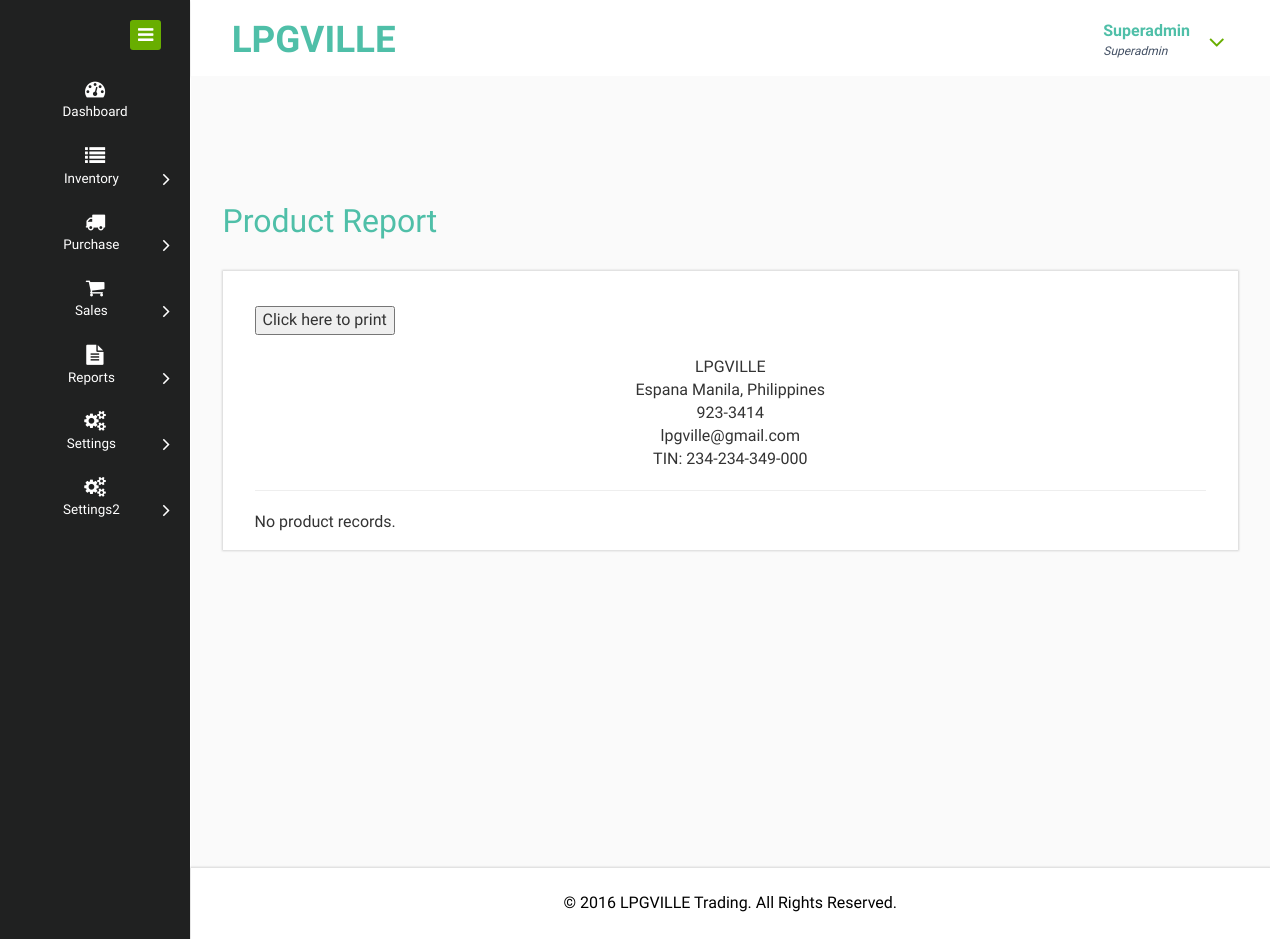
Screenshot of /admin/product_report.php (signed in) with the database file from the repository.
### tables this page shows
CREATE TABLE `user` (
  `UserID` varchar(20) NOT NULL,
  `Username` varchar(50) NOT NULL,
  `Password` varchar(15) NOT NULL,
  `Role` varchar(15) NOT NULL,
  `UserStatus` varchar(10) NOT NULL,
  `DateAdded` date NOT NULL,
  `UserDelete` int(5) NOT NULL
);

CREATE TABLE `user_info` (
  `UserID` varchar(20) NOT NULL,
  `Fullname` varchar(100) NOT NULL,
  `Contact` varchar(50) NOT NULL,
  `Email` varchar(150) NOT NULL,
  `Address` varchar(150) NOT NULL
);

CREATE TABLE `business_profile` (
  `ID` int(5) NOT NULL,
  `BusinessName` varchar(100) NOT NULL,
  `BusinessAddress` varchar(100) NOT NULL,
  `BusinessContact` varchar(30) NOT NULL,
  `BusinessEmail` varchar(50) NOT NULL,
  `BusinessOwner` varchar(70) NOT NULL,
  `TIN` varchar(50) NOT NULL,
  `ORNumber` varchar(50) NOT NULL
);

CREATE TABLE `cms` (
  `ID` int(11) NOT NULL,
  `footer` varchar(200) NOT NULL,
  `about` text NOT NULL,
  `contact_text` varchar(255) NOT NULL,
  `contact_address` varchar(200) NOT NULL,
  `slider1` varchar(200) NOT NULL,
  `slider2` varchar(200) NOT NULL,
  `home_title1` varchar(200) NOT NULL,
  `home_title2` varchar(200) NOT NULL,
  `home_title3` varchar(200) NOT NULL,
  `home_text1` varchar(125) NOT NULL,
  `home_text2` varchar(125) NOT NULL,
  `home_text3` varchar(125) NOT NULL
);

### admin/session.php (called while the page is built, shortened)
<?php
$user = $conn->query("SELECT u.Username, u.Password, u.Role, u.UserStatus, u.DateAdded,
		ui.Fullname, ui.Contact, ui.Email, ui.Address,
		ua.Inventory, ua.PO, ua.Orders, ua.Reports, ua.Settings
		FROM user AS u
		INNER JOIN user_info AS ui ON u.UserID=ui.UserID
		INNER JOIN user_access AS ua ON u.UserID=ua.UserID
		AND u.UserID='$_SESSION[userid]'");
$urow = $user->fetch_assoc();
?>

### admin/product_report.php (the view, shortened to what this page needs)
<?php
require('../connection.php');
require('session.php');
?>
<!DOCTYPE HTML>
<html>
	<?php
	require('head.php');
	?>
<body>
<?php
$table = $conn->query("SELECT p.ProdName, p.Stock, p.CostPrice, p.MarkUp, p.RetailPrice, p.Threshold, p.ProdDetail, p.ProdImage, p.ProdStatus, p.DateAdded, p.ProductID, p.ProdImage, p.CategoryID, p.QtyID,
    c.CategoryName,
    q.QtyName
    FROM product AS p
    INNER JOIN category AS c ON p.CategoryID=c.CategoryID
    INNER JOIN quantity_type AS q ON p.QtyID=q.QtyID
    AND p.ProductDelete=0
    ORDER BY c.CategoryName");
$sql2 = $conn->query("SELECT * FROM business_profile");
  $row2 = $sql2->fetch_assoc();
?>
<div class="page-container">
<div class="left-content">
<div class="mother-grid-inner">
	<?php
	require('header.php');
	?>
<div class="inner-block">
<div class="blank">
<h2>Product Report</h2>
<div class="grid_3 grid_4">
<div class="page-header">
  <table>
  <tr>
    <td><button onclick="printPage('block1');">Click here to print</button></td>
  </tr>
  </table>
</div>
<div class="bs-example">
<div id="block1">
<center>
   <table>
  <tr>
  <td align="center"><?php echo $row2['BusinessName'];?></td>
  </tr>
  <tr>
  <td align="center"><?php echo $row2['BusinessAddress'];?></td>
  </tr>
  <tr>
  <td align="center"><?php echo $row2['BusinessContact'];?></td>
  </tr>
  <tr>
  <td align="center"><?php echo $row2['BusinessEmail'];?></td>
  </tr>
  <tr>
  <td align="center">TIN: <?php echo $row2['TIN'];?></td>
  </tr>
  </table>
</center>
<hr>
 <?php
  if($table->num_rows > 0) {
    echo '
    <b>PRODUCT REPORT</b>
    <table class="table" style="font-size: 18px; width: 100%; cellspacing: 20px;">
    <thead>
    <tr class="success">
     <th align="left">Product</th>
      <th><center>Stock</th>
      <th><center>Category</th>
      <th><center>Cost Price</th>
      <th><center>Mark Up(%)</th>
      <th><center>Retail Price</th>
      <th><center>Qty Type</th>
      <th><center>Threshold</th>
      </tr>
    </thead>
    <tbody>
    ';
     while($obj = $table->fetch_assoc()) {
      echo '<tr>';
      echo '<td>' .$obj['ProdName']. '</td>';
      echo '<td align="center">' .$obj['Stock']. '</td>';
      echo '<td align="center">' .$obj['CategoryName']. '</td>';
      echo '<td align="center">' .formatMoney($obj['CostPrice'], true). '</td>';
      echo '<td align="center">' .$obj['MarkUp']. '</td>';
      echo '<td align="center">' .formatMoney($obj['RetailPrice'], true). '</td>';
      echo '<td align="center">' .$obj['QtyName']. '</td>';
      echo '<td align="center">' .$obj['Threshold']. '</td>';
      echo '</tr>';
    }
    echo
    '
    </tbody>
    </table>
    ';
  }
  else {
    echo 'No product records.';
  }
  ?>
</div>
</div>
</div>
</div>
</div>
<?php
require('footer.php');
?>
</div>
</div>
	<?php
	require('navigation.php');
	?>
</div>
</body>
</html>

### admin/header.php (shortened to what this page needs)
<div class="header-main">
<div class="header-left">
<div class="logo-name">
<a href="dashboard.php"> <h1>LPGVILLE</h1>
</a>
</div>
<div class="clearfix"> </div>
</div>
<div class="header-right">
<div class="profile_details">
<ul>
    <li class="dropdown profile_details_drop">
        <a href="#" class="dropdown-toggle" data-toggle="dropdown" aria-expanded="false">
        <div class="profile_img">
        <div class="user-name">
       <?php
        echo '<p>' .$urow['Fullname']. '</p>';
        echo '<span>' .$_SESSION['role']. '</span>';
        ?>
        </div>
        <i class="fa fa-angle-down lnr"></i>
        <div class="clearfix"></div>
        </div>
        </a>
                                    </li>
                                </ul>
                            </div>
                            <div class="clearfix"> </div>
                        </div>
                     <div class="clearfix"> </div>
                </div>

### admin/footer.php
 <?php
 	require('../connection.php');
   $cms = $conn->query("SELECT * FROM cms WHERE ID=1");
   $cmsrow = $cms->fetch_assoc();
   ?>
<div class="copyrights">
 <?php
                   echo
                   '
                   <p>© ' .$cmsrow['footer']. '</p>
                   ';
                   ?>
</div>

### rows the page displays
user: user_info.Fullname "Superadmin"
business_profile: BusinessName "LPGVILLE", BusinessAddress "Espana Manila, Philippines", BusinessContact "923-3414", BusinessEmail "lpgville@gmail.com", TIN "234-234-349-000"
cms: footer "2016 LPGVILLE Trading. All Rights Reserved."

### other values shown
$_SESSION['role'] "Superadmin"
